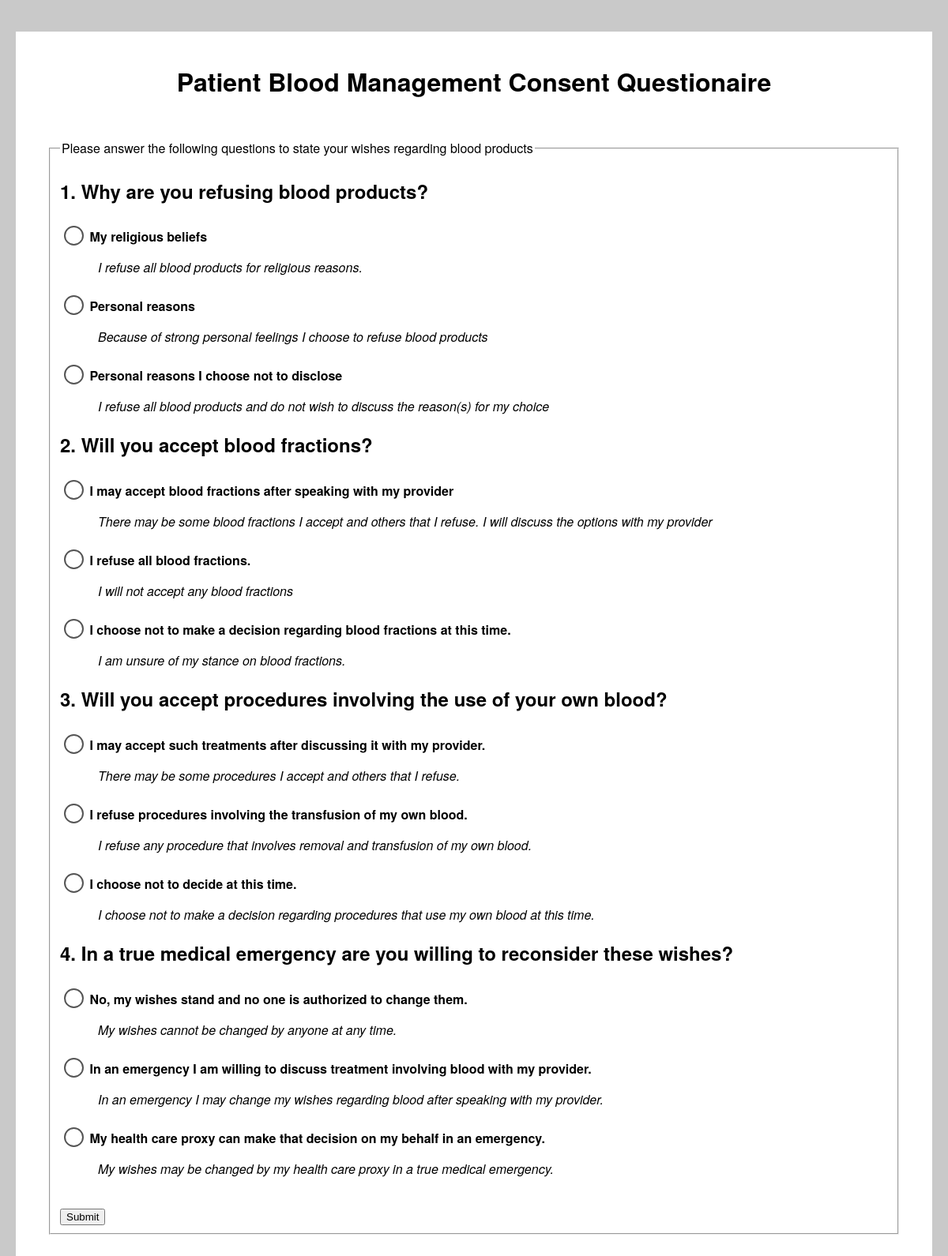
The page /pbm on the database as committed earlier.
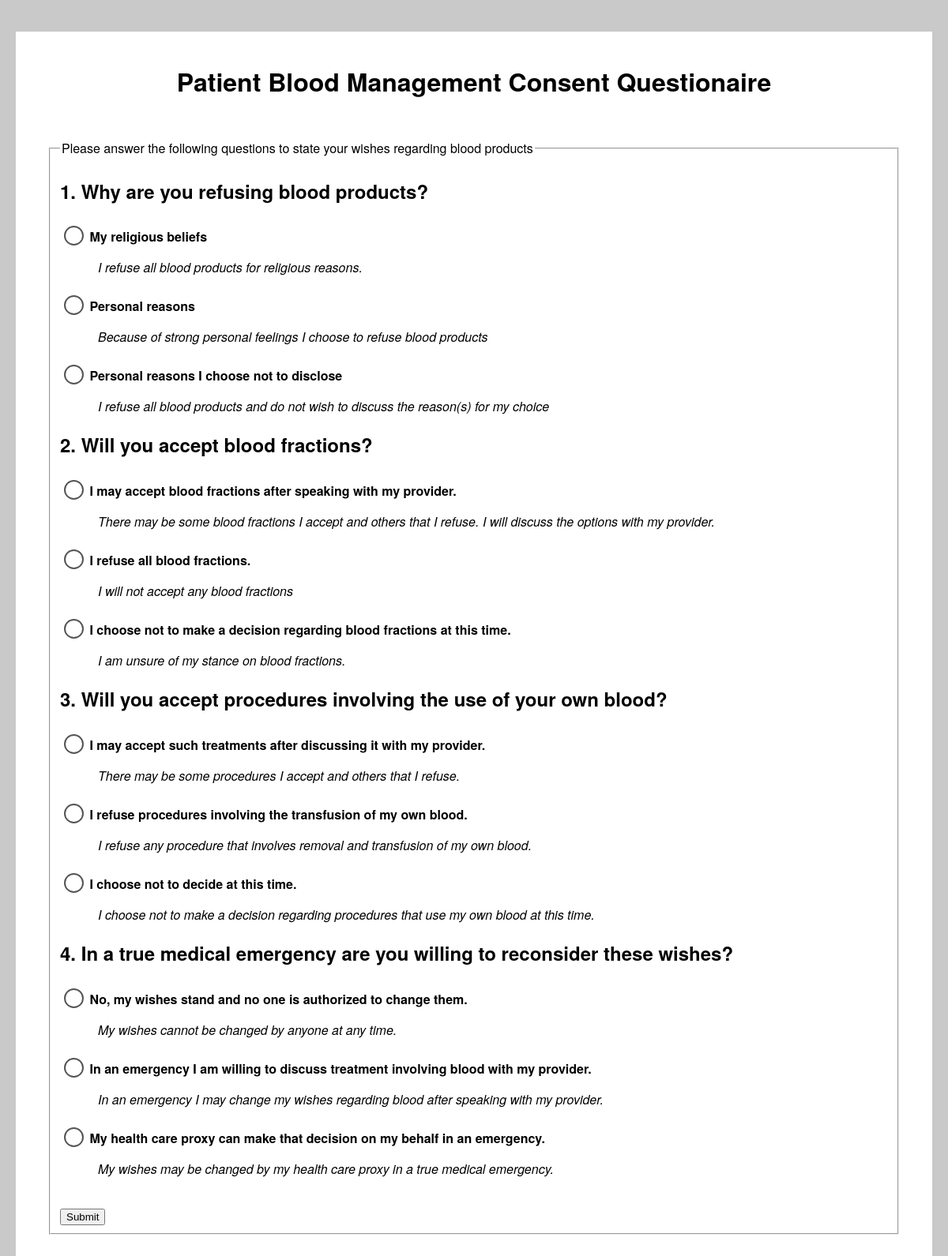
The same page on the database as committed later.
### PBMConsent/models.py (models this page shows)
class Question(models.Model):
    question_text = models.CharField(max_length=400)
    question_number = models.IntegerField()
    def __str__(self):
        return str(self.question_number) + ": " + self.question_text

class Choice(models.Model):
    choice_text = models.CharField(max_length=400)
    display_text = models.CharField(max_length=400)
    description_text = models.CharField(max_length=400)
    question = models.ForeignKey(Question, on_delete=models.CASCADE)
    def __str__(self):
        return self.choice_text

### PBMConsent/views.py (the view)
# urls.py: path('pbm', views.pbmquestions, name='pbmquestions'),
def pbmquestions(request):
    questions = Question.objects.order_by('question_number')
    context = {'questions': questions}
    return render(request, 'PBMConsent/pbmquestions.html', context)

### PBMConsent/templates/PBMConsent/pbmquestions.html (shortened to what this page needs)
{% load static %}
<html lang="en">
<head>
    <link rel="stylesheet" href="{% static 'PBMConsent/style.css' %}">
</head>
<body>
<div class="main-body">
    <h1>Patient Blood Management Consent Questionaire</h1>
    <form method="post" action="{% url 'pbm:pbmconsent' %}">
        <fieldset>
            <legend>Please answer the following questions to state your wishes regarding blood products</legend>
            {% for question in questions %}
                <h2>{{forloop.counter}}. {{question.question_text}}</h2>
                {% for choice in question.choice_set.all %}
                    <input class="radio" type="radio" value="{{choice.display_text}}" name="{{question}}" id="{{choice}}" />
                    <label class="choice-text" for="{{choice}}">{{choice.choice_text}}</label><br />
                    <p class="choice-description">{{choice.description_text}}</p>
                {% endfor %}
            {% endfor %}
            <br />
            <input type="submit">
        </fieldset>
    </form>
</div>
</body>
</html>

### PBMConsent/static/PBMConsent/style.css (style rules this page uses)
html { height: 100%; width: 100%; background-color: #c9c9c9; font-family: 'Helvetica Neue','Helvetica','Arial','sans-serif'; }
h1 { text-align: center; margin-bottom: 50px; }
body { width: 90%; background-color: white; margin: 40px auto; padding: 40px; }
input.radio { appearance: none; height: 25px; width: 25px; border: 2px solid #555555; border-radius: 50%; position: relative; top: 5px; transition: .1s linear all; }
label.choice-text { font-weight: bold; }
p.choice-description { font-style: italic; text-indent: 3em; }

Rows that differ between the two databases and show on the page:
changed Choice: choice_text "I may accept blood fractions after speaking with my provider" → "I may accept blood fractions after speaking with my provider."; description_text "There may be some blood fractions I accept and others that I refuse. I will discuss the options with my provider" → "There may be some blood fractions I accept and others that I refuse. I will discuss the options with my provider."
